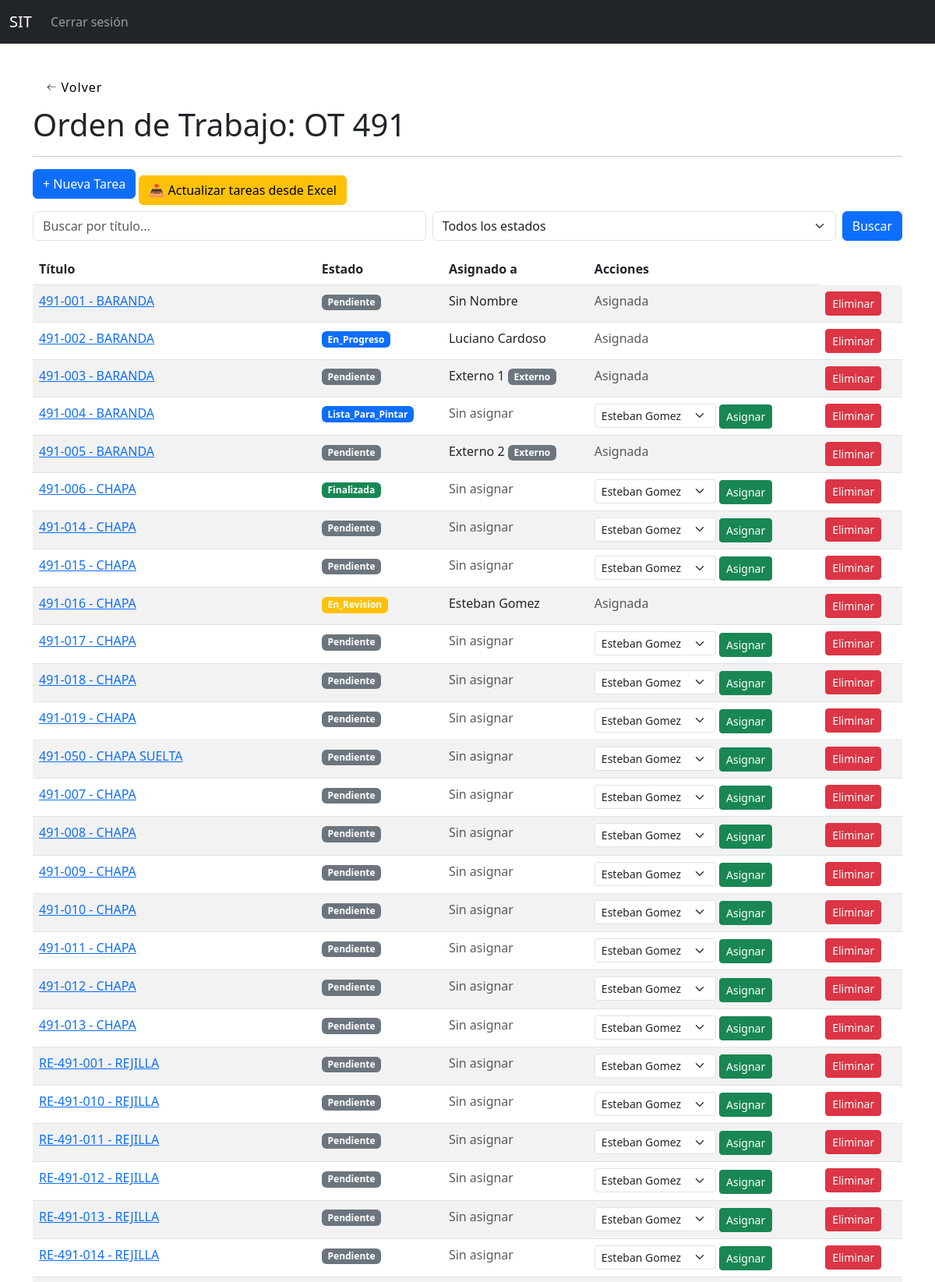
Page /ordenes/28/ (signed in, upper part) on the committed database.
### tareas_app/models.py (models this page shows, shortened)
class OrdenDeTrabajo(models.Model):
    nombre = models.CharField(max_length=200)
    descripcion = models.TextField(blank=True)
    archivo_excel = models.FileField(upload_to='ordenes_excel/', blank=True, null=True)
    fecha_creacion = models.DateTimeField(auto_now_add=True)
    creada_por = models.ForeignKey(Empleado, null=True, blank=True, on_delete=models.SET_NULL)
    finalizada = models.BooleanField(default=False)

class Tarea(models.Model):
    titulo = models.CharField(max_length=100)
    sector = models.CharField(max_length=30, choices=SECTOR, default='pendiente')
    descripcion = models.TextField()
    asignado_a = models.ForeignKey(Empleado, on_delete=models.SET_NULL, null=True, blank=True, related_name="tareas_asignadas")
    creada_por = models.ForeignKey(Empleado, null=True, blank=True, on_delete=models.SET_NULL)
    fecha_creacion = models.DateTimeField(auto_now_add=True)
    plano = models.ImageField(upload_to='planos/', null=True, blank=True)
    estado = models.CharField(max_length=20, choices=ESTADOS, default='pendiente')
    orden = models.ForeignKey(OrdenDeTrabajo, related_name='tareas', on_delete=models.CASCADE, null=True, blank=True)
    estructura = models.CharField(max_length=100, blank=True)
    plano_codigo = models.CharField(max_length=50, blank=True)
    posicion = models.CharField(max_length=50, blank=True)
    denominacion = models.CharField(max_length=100, blank=True)
    cantidad = models.IntegerField(null=True, blank=True)
    peso_unitario = models.FloatField(null=True, blank=True)
    peso_total = models.FloatField(null=True, blank=True)
    agente_externo = models.ForeignKey(AgenteExterno, null=True, blank=True, on_delete=models.SET_NULL)

class Empleado(models.Model):
    usuario = models.OneToOneField(User, on_delete=models.CASCADE, null=True, blank=True)
    nombre = models.CharField(max_length=100)
    perfil = models.CharField(max_length=50, choices=PERFILES)
    es_externo = models.BooleanField(default=False)
    @property
    def nombre_completo(self):
        if self.usuario and (self.usuario.first_name or self.usuario.last_name):
            return f"{self.usuario.first_name} {self.usuario.last_name}".strip()
        return self.nombre

class AgenteExterno(models.Model):
    nombre = models.CharField(max_length=100)
    empresa = models.CharField(max_length=100, blank=True, null=True)
    contacto = models.CharField(max_length=100, blank=True, null=True)
    activo = models.BooleanField(default=True)

### tareas_app/views.py (the view, shortened to what this page needs)
# urls.py: path('ordenes/<int:orden_id>/', views.detalle_orden_trabajo, name='detalle_orden_trabajo'),
@login_required
def detalle_orden_trabajo(request, orden_id):
    orden = get_object_or_404(OrdenDeTrabajo, id=orden_id)
    empleado = Empleado.objects.get(usuario=request.user)
    tipo = None
    if not puede_ver_avances(empleado):
        return HttpResponseForbidden("No tenés acceso a esta orden.")
    if request.method == 'POST' and puede_asignar(empleado):
        tarea_id = request.POST.get('tarea_id')
        tipo = request.POST.get('tipo_asignacion')
        tarea = get_object_or_404(orden.tareas, id=tarea_id)
    tareas = orden.tareas.all()
    if empleado.perfil == 'calidad':
        tareas = tareas.filter(estado='en_revision')
    if empleado.perfil == 'despacho':
        tareas = tareas.filter(estado='lista_para_despachar')
    busqueda = request.GET.get('q', '')
    if busqueda:
        tareas = tareas.filter(titulo__icontains=busqueda)
    estado = request.GET.get('estado', '')
    if estado:
        tareas = tareas.filter(estado=estado)
    paginator = Paginator(tareas, 100)
    page_number = request.GET.get('page')
    page_obj = paginator.get_page(page_number)
    operarios = Empleado.objects.filter(perfil__in=['armador', 'soldador',])
    agentes_externos = AgenteExterno.objects.filter(activo=True)
    es_admin = empleado.perfil == 'administrador'
    es_produccion = empleado.perfil == 'produccion'
    puede_asignar_valor = es_admin or es_produccion
    return render(request, 'tareas/detalle_orden_trabajo.html', {
        'orden': orden,
        'tareas': page_obj,
        'operarios': operarios,
        'perfil_usuario': empleado.perfil,
        'busqueda': busqueda,
        'estado_seleccionado': estado,
        'puede_asignar': puede_asignar_valor,
        'agentes_externos': agentes_externos,
    })

### tareas_app/views.py (called while the page is built)
def puede_ver_avances(empleado):
    return empleado.perfil in ['administrador', 'ppc', 'produccion', 'calidad', 'despacho', 'ingenieria', 'rrhh']

### templates/tareas/detalle_orden_trabajo.html (shortened to what this page needs)
{% extends "base.html" %}
{% block content %}
<button class="back-button" onclick="history.back()">
  <span>Volver</span>
</button>
<h1>Orden de Trabajo: {{ orden.nombre }}</h1>
<hr>
{% if perfil_usuario == 'ingenieria' or perfil_usuario == 'administrador' %}
<a href="{% url 'crear_tarea' orden.id %}" class="btn btn-primary mb-3">+ Nueva Tarea</a>
{% endif %}
{% if perfil_usuario == 'ingenieria' or perfil_usuario == 'administrador' %}
    <a href="{% url 'importar_excel_actualizacion' orden.id %}" class="btn btn-warning my-2">
        📥 Actualizar tareas desde Excel
    </a>
{% endif %}
<form method="get" class="d-flex mb-3">
    <input type="text" name="q" placeholder="Buscar por título..." class="form-control me-2" value="{{ busqueda }}">
    <select name="estado" class="form-select me-2" onchange="this.form.submit()">
        <option value="">Todos los estados</option>
    </select>
    <button type="submit" class="btn btn-primary">Buscar</button>
</form>
<table class="table table-striped">
    <thead>
        <tr>
            <th>Título</th>
            <th>Estado</th>
            <th>Asignado a</th>
            {% if perfil_usuario == 'ingenieria' or perfil_usuario == 'administrador' %}
            <th>Acciones</th>
            {% endif %}
        </tr>
    </thead>
    <tbody>
        {% for tarea in tareas %}
        <tr>
            <td>
                <a href="{% url 'detalle_tarea' tarea.id %}">
                {{ tarea.titulo }}
                </a>
            </td>
            <td>
                <span class="badge
                    {% if tarea.estado == 'pendiente' %} bg-secondary
                    {% elif tarea.estado == 'en_progreso' %} bg-primary
                    {% elif tarea.estado == 'en_revision' %} bg-warning
                    {% elif tarea.estado == 'lista_para_pintar' %} bg-primary
                    {% elif tarea.estado == 'lista_para_despachar' %} bg-primary
                    {% elif tarea.estado == 'galvanizado' %} bg-warning
                    {% elif tarea.estado == 'finalizada' %} bg-success
                    {% elif tarea.estado == 'rechazada' %} bg-danger
                    {% endif %}">
                    {{ tarea.estado|title }}
                </span>
            </td>
            <td>
{% if tarea.asignado_a %}
    {{ tarea.asignado_a.nombre_completo }}
{% elif tarea.agente_externo %}
    {{ tarea.agente_externo.nombre }} <span class="badge bg-secondary">Externo</span>
{% else %}
    <span class="text-muted">Sin asignar</span>
{% endif %}
            </td>
            {% if puede_asignar %}
            <td>
            {% if not tarea.asignado_a and not tarea.agente_externo %}
<form method="post" style="display:inline;">
  <select name="asignado_id" id="asignado_id{{ tarea.id }}"
          class="form-select form-select-sm d-inline w-auto"
          onchange="checkTercerizado(this, '{{ tarea.id }}')">
      {% for operario in operarios %}
        <option value="{{ operario.id }}" {% if tarea.asignado_a == operario %}selected{% endif %}>
          {{ operario.nombre_completo }}
        </option>
      {% endfor %}
  </select>
  <button type="submit" class="btn btn-sm btn-success">Asignar</button>
</form>
            {% else %}
              <span class="text-muted">Asignada</span>
            {% endif %}
            </td>
            {% endif %}
            {% if perfil_usuario == 'ingenieria' or perfil_usuario == 'administrador' %}
            <td>
                <a href="{% url 'borrar_tarea' tarea.id %}" class="btn btn-sm btn-danger">Eliminar</a>
            </td>
            {% endif %}
        </tr>
        {% empty %}
        <tr>
            <td colspan="5">No hay tareas para mostrar.</td>
        </tr>
        {% endfor %}
    </tbody>
</table>
{% endblock %}

### templates/base.html (style rules this page uses)
.back-button { display: flex; height: 3em; width: 100px; align-items: center; justify-content: center; background-color: #eeeeee4b; border-radius: 3px; letter-spacing: 1px; transition: all 0.2s linear; cursor: pointer; border: none; background: #fff; }
button > svg { margin-right: 5px; margin-left: 5px; font-size: 20px; transition: all 0.4s ease-in; }

### rows in the picture
OrdenDeTrabajo: nombre "OT 491"
Tarea: titulo "491-001 - BARANDA", estado "Pendiente", asignado_a.nombre_completo "Sin Nombre", shows "Asignada", shows "Eliminar"
Tarea: titulo "491-002 - BARANDA", estado "En_Progreso", asignado_a.nombre_completo "Luciano Cardoso", shows "Asignada", shows "Eliminar"
Tarea: titulo "491-003 - BARANDA", estado "Pendiente", agente_externo.nombre "Externo 1", shows "Asignada", shows "Eliminar"
Tarea: titulo "491-004 - BARANDA", estado "Lista_Para_Pintar", shows "Sin asignar", shows "Eliminar"
Tarea: titulo "491-005 - BARANDA", estado "Pendiente", agente_externo.nombre "Externo 2", shows "Asignada", shows "Eliminar"
Tarea: titulo "491-006 - CHAPA", estado "Finalizada", shows "Sin asignar", shows "Eliminar"
Tarea: titulo "491-014 - CHAPA", estado "Pendiente", shows "Sin asignar", shows "Eliminar"
Tarea: titulo "491-015 - CHAPA", estado "Pendiente", shows "Sin asignar", shows "Eliminar"
Tarea: titulo "491-016 - CHAPA", estado "En_Revision", asignado_a.nombre_completo "Esteban Gomez", shows "Asignada", shows "Eliminar"
Tarea: titulo "491-017 - CHAPA", estado "Pendiente", shows "Sin asignar", shows "Eliminar"
Tarea: titulo "491-018 - CHAPA", estado "Pendiente", shows "Sin asignar", shows "Eliminar"
Tarea: titulo "491-019 - CHAPA", estado "Pendiente", shows "Sin asignar", shows "Eliminar"
Tarea: titulo "491-050 - CHAPA SUELTA", estado "Pendiente", shows "Sin asignar", shows "Eliminar"
Tarea: titulo "491-007 - CHAPA", estado "Pendiente", shows "Sin asignar", shows "Eliminar"
Tarea: titulo "491-008 - CHAPA", estado "Pendiente", shows "Sin asignar", shows "Eliminar"
Tarea: titulo "491-009 - CHAPA", estado "Pendiente", shows "Sin asignar", shows "Eliminar"
Tarea: titulo "491-010 - CHAPA", estado "Pendiente", shows "Sin asignar", shows "Eliminar"
Tarea: titulo "491-011 - CHAPA", estado "Pendiente", shows "Sin asignar", shows "Eliminar"
Tarea: titulo "491-012 - CHAPA", estado "Pendiente", shows "Sin asignar", shows "Eliminar"
Tarea: titulo "491-013 - CHAPA", estado "Pendiente", shows "Sin asignar", shows "Eliminar"
Tarea: titulo "RE-491-001 - REJILLA", estado "Pendiente", shows "Sin asignar", shows "Eliminar"
Tarea: titulo "RE-491-010 - REJILLA", estado "Pendiente", shows "Sin asignar", shows "Eliminar"
Tarea: titulo "RE-491-011 - REJILLA", estado "Pendiente", shows "Sin asignar", shows "Eliminar"
Tarea: titulo "RE-491-012 - REJILLA", estado "Pendiente", shows "Sin asignar", shows "Eliminar"
Tarea: titulo "RE-491-013 - REJILLA", estado "Pendiente", shows "Sin asignar", shows "Eliminar"
Tarea: titulo "RE-491-014 - REJILLA", estado "Pendiente", shows "Sin asignar", shows "Eliminar"

### other values in the picture
form field asignado_id "Esteban Gomez"
